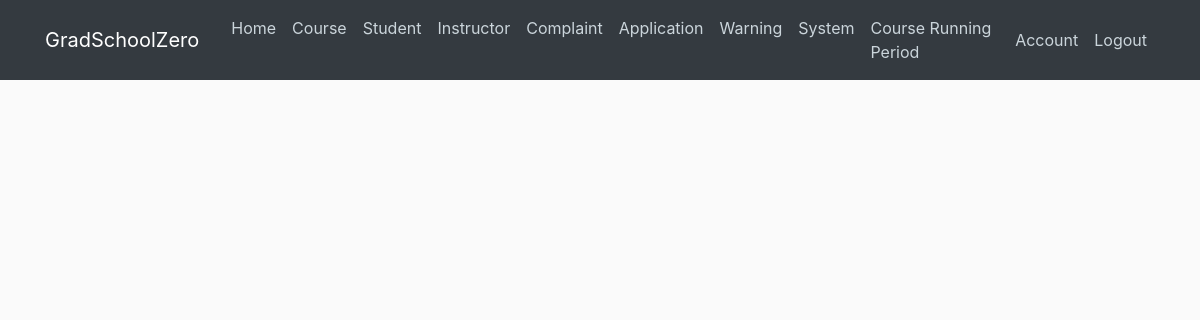
/course/review/22267030 (signed in), run on an earlier commit of the app's database.
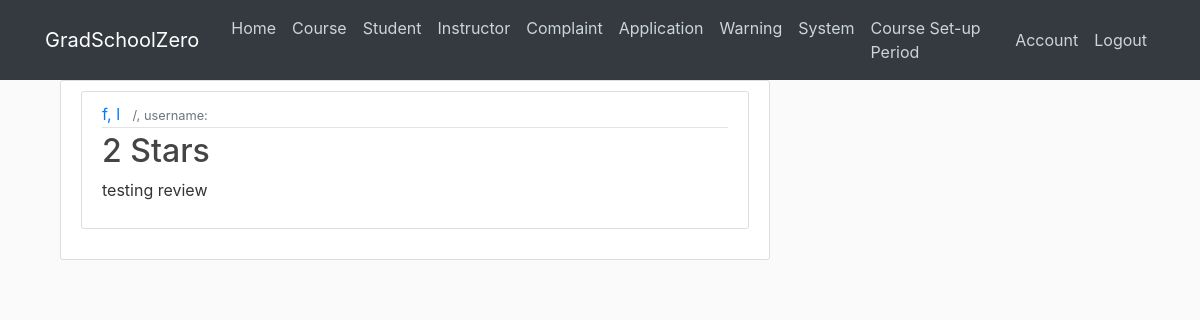
And on a later commit of the database.
### cunyzero/models.py (models this page shows, shortened)
class Period(db.Model):#set-up, registration, running, or grading period
    id = db.Column(db.Integer, primary_key=True)
    period = db.Column(db.Integer, nullable = False, default=0)#periods passed
    def getPeriodName(self):# returns set-up, registration, running, or grading period
        remainder = self.period % 4
        if remainder==0:
            return "Course Set-up Period"
        if remainder==1:
            return "Course Registration Period"
        if remainder==2:
            return "Course Running Period"
        if remainder==3:
            return "Grading Period"

class StudentCourse(db.Model):
    id = db.Column(db.Integer, primary_key=True)
    courseId = db.Column(db.Integer, db.ForeignKey('course.id'),nullable=False)
    studentId = db.Column(db.Integer,db.ForeignKey('student.ownerId'),nullable = False)
    gpa = db.Column(db.Text,nullable = True)
    rating = db.Column(db.Integer, nullable = True)
    review = db.Column(db.Text, nullable = True)
    visible = db.Column(db.Boolean, nullable = False, default=True)#if too many taboo words hide review
    waiting = db.Column(db.Boolean,nullable = False, default=False)

class Student(db.Model):
    ownerId = db.Column(db.Integer, primary_key=True)
    firstname = db.Column(db.String(30), nullable=False)
    lastname = db.Column(db.String(30), nullable=False)
    programId = db.Column(db.Integer, db.ForeignKey('program.id'), nullable=False)
    honor = db.Column(db.Integer, nullable = False, default=0)
    status = db.Column(db.String(20), default='Employed')#suspended, graduated, etc.
    fine = db.Column(db.Float, nullable = False, default=0)
    gpa = db.Column(db.Float, nullable = False, default=0.0)
    warning = db.Column(db.Integer, nullable = False, default=0)
    enrollmentPermission = db.Column(db.Boolean, nullable=False, default=False)#special enrollment permission
    user = db.relationship('User', backref='studentOwner', lazy=True)
    courses = db.relationship('StudentCourse', backref='student', lazy=True)
    application = db.relationship('GraduationApplication', backref='applicant', lazy=True)
    warnings = db.relationship('Warning', backref='targetStudent', lazy=True)
    complaints = db.relationship('Complaint', backref='owner', lazy=True)

### cunyzero/routes.py (the view)
@app.route('/course/review/<int:courseId>', methods=['GET', 'POST'])
def course_rating(courseId):#show all ratings for the course
    if not current_user.is_authenticated:
        return redirect(url_for('home'))
    reviews = StudentCourse.query.filter_by(courseId=courseId, visible=True)
    return render_template("course-rating.html", reviews=reviews, courseId=courseId)

### cunyzero/models.py (called while the page is built)
@login_manager.user_loader
def load_user(user_id):
    return User.query.get(int(user_id))

    def getPeriodName(self):
        return Period.query.all()[0].getPeriodName()

### cunyzero/templates/course-rating.html (shortened to what this page needs)
{% extends 'layout.html' %}
{% block content %}
<div class="container">
    <div class="row">
        {% for review in reviews %}
        {% if review.rating %}
        <div class="col-md-8">
            <div class="content-section">
                <article class="media content-section">
                    <div class="media-body">
                      <div class="article-metadata">
                        {% if current_user.role=='Admin' or current_user.ownerId==review.studentId %}
                        <a class="mr-2" href="#">{{ review.student.firstname }}, {{ review.student.lastname }}</a>
                        <small class="text-muted">/{{ review.student.user.role }}, username: {{ review.student.user.username }}</small>
                        {% else %}
                        <a class="mr-2" href="#">Anonymous Student</a>
                        {% endif %}
                      </div>
                      <h2>
                          <a class="article-title" href="{{ url_for('update_rating', courseId=review.courseId, studentId=review.studentId) }}">
                              {{ review.rating }} Stars
                            </a>
                        </h2>
                      <p class="article-content">{{ review.review }}</p>
                    </div>
                </article>
            </div>
        </div>
        {% endif %}
        {% endfor %}
    </div>
</div>
{% endblock content %}

### cunyzero/templates/layout.html (shortened to what this page needs)
<!DOCTYPE html>
<html lang="en">
<head>
    <link rel="stylesheet" href="https://maxcdn.bootstrapcdn.com/bootstrap/4.0.0/css/bootstrap.min.css">
    <link rel="stylesheet" type="text/css" href="{{ url_for('static', filename='main.css') }}">
    <link rel="stylesheet" type="text/css" href="{{ url_for('static', filename='uicons-regular-rounded.css') }}">
</head>
<body id="bootstrap-overrides">
    <header class="site-header">
        <nav class="navbar navbar-expand-md navbar-dark bg-dark fixed-top">
            <div class="container">
                <a class="navbar-brand mr-4" href="/">GradSchoolZero</a>
                <div class="collapse navbar-collapse" id="navbarToggle">
                    <div class="navbar-nav mr-auto">
                        <a class="nav-item nav-link" href="{{ url_for('home') }}">Home</a>
                        {% if current_user.is_authenticated %}
                            {% if current_user.role == 'Visitor' %}
                                <a class="nav-item nav-link" href="#">Course</a>
                                <a class="nav-item nav-link" href="#">Instructor</a>
                            {% elif current_user.role == 'Admin' %}
                                <a class="nav-item nav-link" href="{{ url_for('course_manage') }}">Course</a>
                                <a class="nav-item nav-link" href="{{ url_for('student_manage') }}">Student</a>
                                <a class="nav-item nav-link" href="{{ url_for('instructor_manage') }}">Instructor</a>
                                <a class="nav-item nav-link" href="{{ url_for('complaint_manage') }}">Complaint</a>
                                <a class="nav-item nav-link" href="{{ url_for('application_manage') }}">Application</a>
                                <a class="nav-item nav-link" href="{{ url_for('review_warning_page') }}">Warning</a>
                                <a class="nav-item nav-link" href="{{ url_for('change_period') }}">System</a>
                            {% endif %}
                                <a class="nav-item nav-link">{{current_user.getPeriodName()}}</a>
                        {% endif %}
                    </div>
                    <div class="navbar-nav">
                        {% if current_user.is_authenticated %}
                            {% if current_user.role == 'Visitor' %}
                                <a class="nav-item nav-link" href="{{ url_for('enrollment_application') }}">Enrollment</a>
                                <a class="nav-item nav-link" href="{{ url_for('logout') }}">Logout</a>
                            {% else %}
                                <a class="nav-item nav-link" href="{{ url_for('account') }}">Account</a>
                                <a class="nav-item nav-link" href="{{ url_for('logout') }}">Logout</a>
                            {% endif %}
                        {% else %}
                            <a class="nav-item nav-link" href="{{ url_for('login') }}">Login</a>
                            <a class="nav-item nav-link" href="{{ url_for('register') }}">Register</a>
                        {% endif %}
                    </div>
                </div>
            </div>
        </nav>
    </header>
    <main role="main" class="container">
        <div class="row">
            <div class="col-md-12">
                {% block content %}{% endblock %}
            </div>
        </div>
    </main>
</body>
</html>

What changed in the data, as far as the page shows it:
changed Period: getPeriodName "Course Running Period" → "Course Set-up Period"
now on this page (row edited): StudentCourse: student.firstname "f", student.lastname "l", rating "2", review "testing review"
